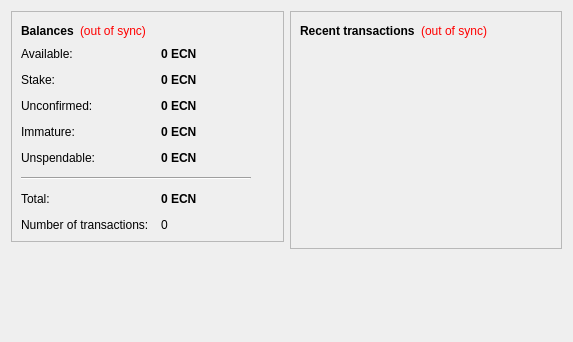
<?xml version="1.0" encoding="UTF-8"?>
<ui version="4.0">
 <class>OverviewPage</class>
 <widget class="QWidget" name="OverviewPage">
  <property name="geometry">
   <rect>
    <x>0</x>
    <y>0</y>
    <width>573</width>
    <height>342</height>
   </rect>
  </property>
  <property name="windowTitle">
   <string>Form</string>
  </property>
  <layout class="QHBoxLayout" name="horizontalLayout" stretch="1,1">
   <item>
    <layout class="QVBoxLayout" name="verticalLayout_2">
     <item>
      <widget class="QFrame" name="frame">
       <property name="frameShape">
        <enum>QFrame::StyledPanel</enum>
       </property>
       <property name="frameShadow">
        <enum>QFrame::Raised</enum>
       </property>
       <layout class="QVBoxLayout" name="verticalLayout_4">
        <item>
         <layout class="QHBoxLayout" name="horizontalLayout_4">
          <item>
           <widget class="QLabel" name="label_5">
            <property name="font">
             <font>
              <weight>75</weight>
              <bold>true</bold>
             </font>
            </property>
            <property name="text">
             <string>Balances</string>
            </property>
           </widget>
          </item>
          <item>
           <widget class="QLabel" name="labelWalletStatus">
            <property name="toolTip">
             <string>The displayed information may be out of date. Your wallet automatically synchronizes with the eCoin network after a connection is established, but this process has not completed yet.</string>
            </property>
            <property name="styleSheet">
             <string notr="true">QLabel { color: red; }</string>
            </property>
            <property name="text">
             <string notr="true">(out of sync)</string>
            </property>
            <property name="alignment">
             <set>Qt::AlignLeading|Qt::AlignLeft|Qt::AlignVCenter</set>
            </property>
           </widget>
          </item>
          <item>
           <spacer name="horizontalSpacer_2">
            <property name="orientation">
             <enum>Qt::Horizontal</enum>
            </property>
            <property name="sizeHint" stdset="0">
             <size>
              <width>40</width>
              <height>20</height>
             </size>
            </property>
           </spacer>
          </item>
         </layout>
        </item>
        <item>
         <layout class="QFormLayout" name="formLayout_2">
          <property name="fieldGrowthPolicy">
           <enum>QFormLayout::AllNonFixedFieldsGrow</enum>
          </property>
          <property name="horizontalSpacing">
           <number>12</number>
          </property>
          <property name="verticalSpacing">
           <number>12</number>
          </property>
          <item row="0" column="0">
           <widget class="QLabel" name="labelAvailableText">
            <property name="toolTip">
             <string>Your current available balance</string>
            </property>
            <property name="text">
             <string>Available:</string>
            </property>
           </widget>
          </item>
          <item row="0" column="1">
           <widget class="QLabel" name="labelAvailable">
            <property name="font">
             <font>
              <weight>75</weight>
              <bold>true</bold>
             </font>
            </property>
            <property name="cursor">
             <cursorShape>IBeamCursor</cursorShape>
            </property>
            <property name="toolTip">
             <string>Your current available balance</string>
            </property>
            <property name="text">
             <string notr="true">0 ECN</string>
            </property>
            <property name="alignment">
             <set>Qt::AlignLeading|Qt::AlignLeft|Qt::AlignVCenter</set>
            </property>
            <property name="textInteractionFlags">
             <set>Qt::LinksAccessibleByMouse|Qt::TextSelectableByKeyboard|Qt::TextSelectableByMouse</set>
            </property>
           </widget>
          </item>
          <item row="1" column="0">
           <widget class="QLabel" name="label_6">
            <property name="toolTip">
             <string>Total of coins that was staked, and do not yet count toward the current balance</string>
            </property>
            <property name="text">
             <string>Stake:</string>
            </property>
           </widget>
          </item>
          <item row="1" column="1">
           <widget class="QLabel" name="labelStake">
            <property name="font">
             <font>
              <weight>75</weight>
              <bold>true</bold>
             </font>
            </property>
            <property name="cursor">
             <cursorShape>IBeamCursor</cursorShape>
            </property>
            <property name="toolTip">
             <string>Total of coins that was staked, and do not yet count toward the current balance</string>
            </property>
            <property name="text">
             <string notr="true">0 ECN</string>
            </property>
            <property name="alignment">
             <set>Qt::AlignLeading|Qt::AlignLeft|Qt::AlignVCenter</set>
            </property>
            <property name="textInteractionFlags">
             <set>Qt::LinksAccessibleByMouse|Qt::TextSelectableByKeyboard|Qt::TextSelectableByMouse</set>
            </property>
           </widget>
          </item>
          <item row="2" column="0">
           <widget class="QLabel" name="label_3">
            <property name="toolTip">
             <string>Total of transactions that have yet to be confirmed, and do not yet count toward the current balance</string>
            </property>
            <property name="text">
             <string>Unconfirmed:</string>
            </property>
           </widget>
          </item>
          <item row="2" column="1">
           <widget class="QLabel" name="labelUnconfirmed">
            <property name="font">
             <font>
              <weight>75</weight>
              <bold>true</bold>
             </font>
            </property>
            <property name="cursor">
             <cursorShape>IBeamCursor</cursorShape>
            </property>
            <property name="toolTip">
             <string>Total of transactions that have yet to be confirmed, and do not yet count toward the current balance</string>
            </property>
            <property name="text">
             <string notr="true">0 ECN</string>
            </property>
            <property name="alignment">
             <set>Qt::AlignLeading|Qt::AlignLeft|Qt::AlignVCenter</set>
            </property>
            <property name="textInteractionFlags">
             <set>Qt::LinksAccessibleByMouse|Qt::TextSelectableByKeyboard|Qt::TextSelectableByMouse</set>
            </property>
           </widget>
          </item>
          <item row="3" column="0">
           <widget class="QLabel" name="labelImmatureText">
            <property name="toolTip">
             <string>Mined balance that has not yet matured</string>
            </property>
            <property name="text">
             <string>Immature:</string>
            </property>
           </widget>
          </item>
          <item row="3" column="1">
           <widget class="QLabel" name="labelImmature">
            <property name="font">
             <font>
              <weight>75</weight>
              <bold>true</bold>
             </font>
            </property>
            <property name="toolTip">
             <string>Mined balance that has not yet matured</string>
            </property>
            <property name="text">
             <string notr="true">0 ECN</string>
            </property>
            <property name="alignment">
             <set>Qt::AlignLeading|Qt::AlignLeft|Qt::AlignVCenter</set>
            </property>
            <property name="textInteractionFlags">
             <set>Qt::LinksAccessibleByMouse|Qt::TextSelectableByKeyboard|Qt::TextSelectableByMouse</set>
            </property>
           </widget>
          </item>
          <item row="4" column="0">
           <widget class="QLabel" name="labelBalanceWatchOnlyText">
            <property name="toolTip">
             <string>Your unspendable balance</string>
            </property>
            <property name="text">
             <string>Unspendable:</string>
            </property>
           </widget>
          </item>
          <item row="4" column="1">
           <widget class="QLabel" name="labelBalanceWatchOnly">
            <property name="font">
             <font>
              <weight>75</weight>
              <bold>true</bold>
             </font>
            </property>
            <property name="cursor">
             <cursorShape>IBeamCursor</cursorShape>
            </property>
            <property name="toolTip">
             <string>Your unspendable balance</string>
            </property>
            <property name="text">
             <string notr="true">0 ECN</string>
            </property>
            <property name="alignment">
             <set>Qt::AlignLeading|Qt::AlignLeft|Qt::AlignVCenter</set>
            </property>
            <property name="textInteractionFlags">
             <set>Qt::LinksAccessibleByMouse|Qt::TextSelectableByKeyboard|Qt::TextSelectableByMouse</set>
            </property>
           </widget>
          </item>
          <item row="5" column="0" colspan="2">
           <widget class="Line" name="line">
            <property name="maximumSize">
             <size>
              <width>230</width>
              <height>16777215</height>
             </size>
            </property>
            <property name="orientation">
             <enum>Qt::Horizontal</enum>
            </property>
           </widget>
          </item>
          <item row="6" column="0">
           <widget class="QLabel" name="labelTotalText">
            <property name="toolTip">
             <string>Your current total balance</string>
            </property>
            <property name="text">
             <string>Total:</string>
            </property>
           </widget>
          </item>
          <item row="6" column="1">
           <widget class="QLabel" name="labelTotal">
            <property name="font">
             <font>
              <weight>75</weight>
              <bold>true</bold>
             </font>
            </property>
            <property name="toolTip">
             <string>Your current total balance</string>
            </property>
            <property name="text">
             <string notr="true">0 ECN</string>
            </property>
            <property name="alignment">
             <set>Qt::AlignLeading|Qt::AlignLeft|Qt::AlignVCenter</set>
            </property>
            <property name="textInteractionFlags">
             <set>Qt::LinksAccessibleByMouse|Qt::TextSelectableByKeyboard|Qt::TextSelectableByMouse</set>
            </property>
           </widget>
          </item>
          <item row="7" column="0">
           <widget class="QLabel" name="label_2">
            <property name="toolTip">
             <string>Total number of transactions in wallet</string>
            </property>
            <property name="text">
             <string>Number of transactions:</string>
            </property>
           </widget>
          </item>
          <item row="7" column="1">
           <widget class="QLabel" name="labelNumTransactions">
            <property name="toolTip">
             <string>Total number of transactions in wallet</string>
            </property>
            <property name="text">
             <string notr="true">0</string>
            </property>
           </widget>
          </item>
         </layout>
        </item>
       </layout>
      </widget>
     </item>
     <item>
      <spacer name="verticalSpacer">
       <property name="orientation">
        <enum>Qt::Vertical</enum>
       </property>
       <property name="sizeHint" stdset="0">
        <size>
         <width>20</width>
         <height>40</height>
        </size>
       </property>
      </spacer>
     </item>
    </layout>
   </item>
   <item>
    <layout class="QVBoxLayout" name="verticalLayout_3">
     <item>
      <widget class="QFrame" name="frame_2">
       <property name="frameShape">
        <enum>QFrame::StyledPanel</enum>
       </property>
       <property name="frameShadow">
        <enum>QFrame::Raised</enum>
       </property>
       <layout class="QVBoxLayout" name="verticalLayout">
        <item>
         <layout class="QHBoxLayout" name="horizontalLayout_2">
          <item>
           <widget class="QLabel" name="label_4">
            <property name="text">
             <string>&lt;b&gt;Recent transactions&lt;/b&gt;</string>
            </property>
           </widget>
          </item>
          <item>
           <widget class="QLabel" name="labelTransactionsStatus">
            <property name="toolTip">
             <string>The displayed information may be out of date. Your wallet automatically synchronizes with the eCoin network after a connection is established, but this process has not completed yet.</string>
            </property>
            <property name="styleSheet">
             <string notr="true">QLabel { color: red; }</string>
            </property>
            <property name="text">
             <string notr="true">(out of sync)</string>
            </property>
            <property name="alignment">
             <set>Qt::AlignRight|Qt::AlignTrailing|Qt::AlignVCenter</set>
            </property>
           </widget>
          </item>
          <item>
           <spacer name="horizontalSpacer">
            <property name="orientation">
             <enum>Qt::Horizontal</enum>
            </property>
            <property name="sizeHint" stdset="0">
             <size>
              <width>40</width>
              <height>20</height>
             </size>
            </property>
           </spacer>
          </item>
         </layout>
        </item>
        <item>
         <widget class="QListView" name="listTransactions">
          <property name="styleSheet">
           <string notr="true">QListView { background: transparent; }</string>
          </property>
          <property name="frameShape">
           <enum>QFrame::NoFrame</enum>
          </property>
          <property name="verticalScrollBarPolicy">
           <enum>Qt::ScrollBarAlwaysOff</enum>
          </property>
          <property name="horizontalScrollBarPolicy">
           <enum>Qt::ScrollBarAlwaysOff</enum>
          </property>
          <property name="selectionMode">
           <enum>QAbstractItemView::NoSelection</enum>
          </property>
         </widget>
        </item>
       </layout>
      </widget>
     </item>
     <item>
      <spacer name="verticalSpacer_2">
       <property name="orientation">
        <enum>Qt::Vertical</enum>
       </property>
       <property name="sizeHint" stdset="0">
        <size>
         <width>20</width>
         <height>40</height>
        </size>
       </property>
      </spacer>
     </item>
    </layout>
   </item>
  </layout>
 </widget>
 <resources/>
 <connections/>
</ui>
